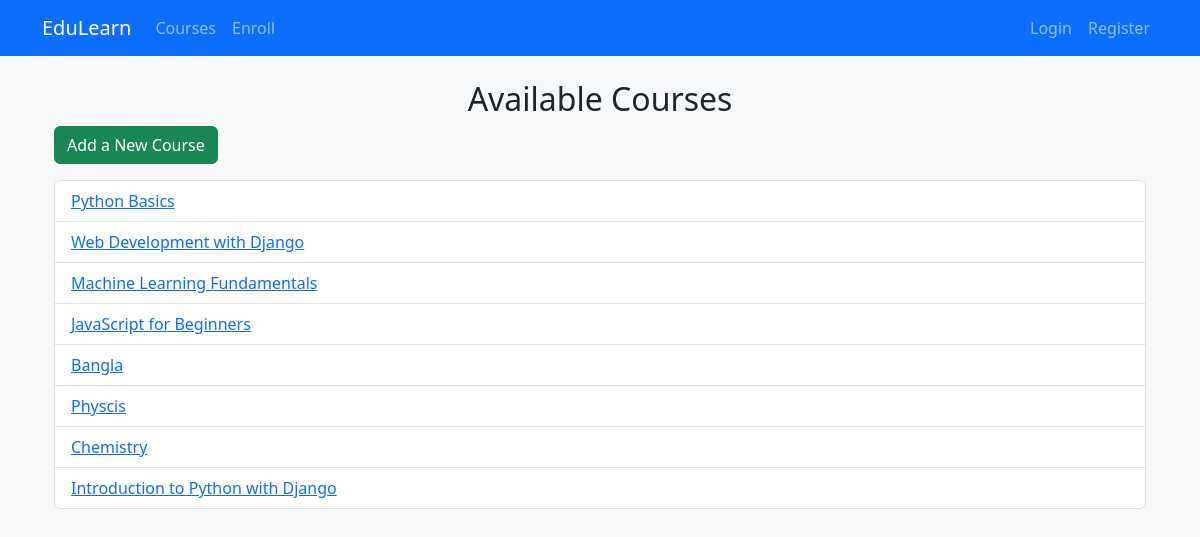
The page / on the database its author committed.
### courses/models.py (models this page shows, shortened)
class Course(models.Model):
    title = models.CharField(max_length=200)
    description = models.TextField()
    duration = models.IntegerField(help_text="Duration in hours")
    thumbnail = models.ImageField(upload_to='course_thumbnails/', null=True, blank=True)

### courses/views.py (the view)
# urls.py: path('', views.CourseListView.as_view(), name='course_list'),  # Updated
class CourseListView(ListView):
    model = Course
    template_name = 'courses/course_list.html'
    context_object_name = 'courses'

### courses/templates/courses/course_list.html (shortened to what this page needs)
{% extends "courses/base.html" %}
{% block content %}
<div class="container mt-4">
    <h2 class="text-center">Available Courses</h2>
    <a href="{% url 'course_create' %}" class="btn btn-success mb-3">Add a New Course</a>
    <ul class="list-group">
        {% for course in courses %}
            <li class="list-group-item">
                <a href="{% url 'course_detail' course.pk %}">{{ course.title }}</a>
            </li>
        {% empty %}
            <li class="list-group-item text-center">No courses available.</li>
        {% endfor %}
    </ul>
</div>
{% endblock %}

### rows shown on the page
Course: title "Python Basics"
Course: title "Web Development with Django"
Course: title "Machine Learning Fundamentals"
Course: title "JavaScript for Beginners"
Course: title "Bangla"
Course: title "Physcis"
Course: title "Chemistry"
Course: title "Introduction to Python with Django"
